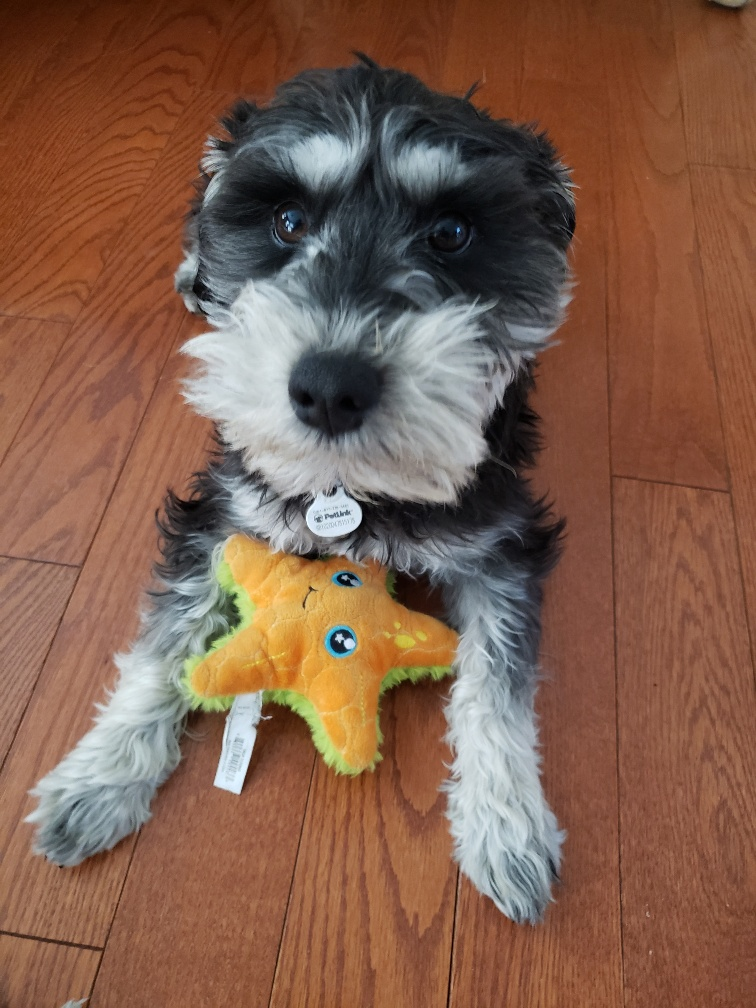
#> input picture Data/Dog.jpg, 756 x 1008 px, found by its file name; its folder holds 5 pictures in this run
$ jupyter execute NaiveBayes.ipynb
#> lines starting #> are read from the running program, lines starting #| are printed output that depends on the picture
[cell 1]
# This program is for the book "Digital Image Processing" by Dr. Mahmood Azimi-Sadjadi.
# Copyright Copyright (c) 2026 Yifan Yang and Dr. Mahmood Azimi-Sadjadi.
# Contact: mahmood.azimi-sadjadi@colostate.edu

[cell 2]
import numpy as np
from PIL import Image
from sklearn.naive_bayes import GaussianNB, CategoricalNB # Import CategoricalNB
from matplotlib import pyplot as plt
import numpy as np
from os import listdir
import os
import random
from matplotlib.colors import ListedColormap
from sklearn.cluster import MiniBatchKMeans

from google.colab import drive
drive.mount('/content/drive', force_remount=True)

colors = ['blue', 'cyan', 'orange', 'white', 'gray']
work_path = "/content/drive/MyDrive/DigitalImageProcessing/Chapter5/Data"


# Binning or vector quantization process
def bin_image_colors(img, n_colors=8):
    # Convert image to a NumPy array of pixels
    pixels = np.array(img).reshape(-1, 3)

    # Apply MiniBatchKMeans for faster clustering on large images
    kmeans = MiniBatchKMeans(n_clusters=n_colors, random_state=0, n_init=10)
    kmeans.fit(pixels)

    # Get the cluster centers (representative colors)
    binned_colors = kmeans.cluster_centers_.astype(int)

    # Replace each pixel's color with its corresponding cluster center color
    labels = kmeans.predict(pixels)
    binned_pixels = binned_colors[labels]

    # Reshape the binned pixels back to the original image dimensions
    binned_image_array = binned_pixels.reshape(img.size[1], img.size[0], 3)

    return binned_image_array


# Load image
image_path = work_path + "/Dog.jpg"
img = Image.open(image_path).convert("RGB")
#> img is the input picture: PIL image 756x1008 RGB; mean R, G, B 128.8, 94.2, 76
img_arr = bin_image_colors(img, n_colors=8)
#> in bin_image_colors, `binned_image_array = binned_pixels.reshape(img.size[1], img.size[0], 3)`:
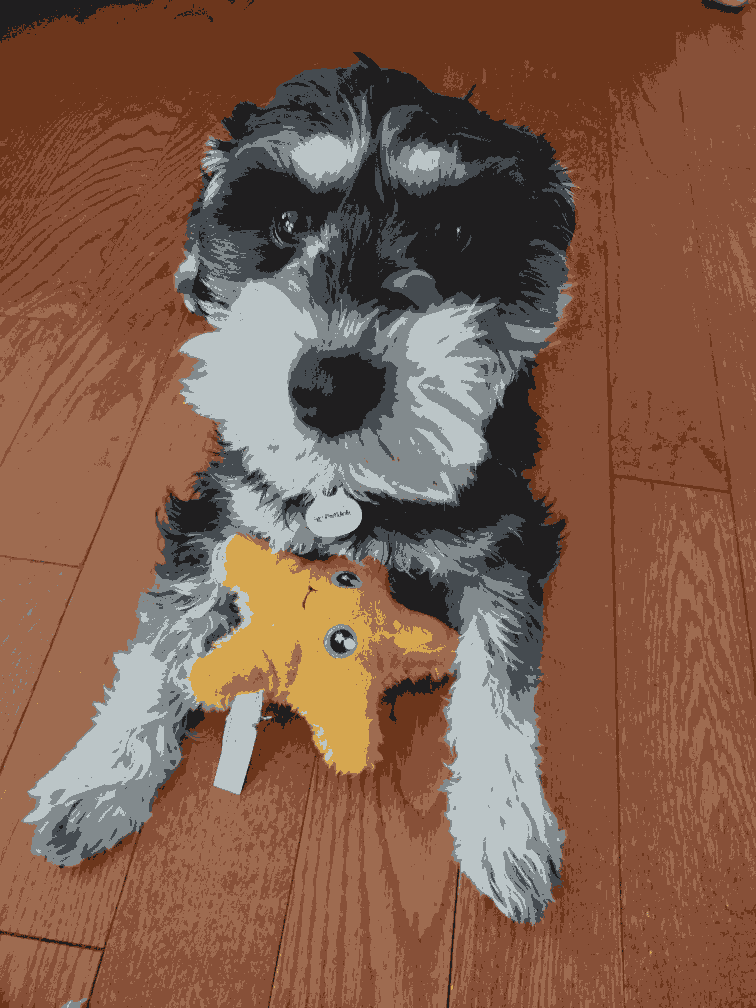
#> binned_image_array: shape (1008, 756, 3) int64; mean R, G, B 128, 93.4, 75.2


# Reshape into pixels
h, w, c = img_arr.shape
#> h = 1008; w = 756; c = 3
pixels = img_arr.reshape(-1, 3)

# -----------------------------
# Step 1: Create training labels
# -----------------------------
# Select dog (foreground) and floor (background) samples manually
# (here we just take rectangles for simplicity; you could refine)


floor_region1 = img_arr[150:200, 100:150]    # Example: part of floor
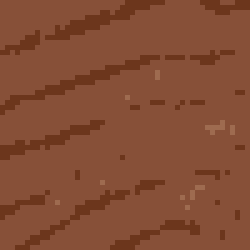
#> floor_region1: shape (50, 50, 3) int64 (shown 5 times larger); mean R, G, B 131.4, 76.6, 52.3
floor_region2 = img_arr[450:600, 50:100]    # Example: part of floor
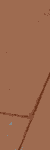
#> floor_region2: shape (150, 50, 3) int64; mean R, G, B 156.6, 105.5, 78.7
toy_region = img_arr[590:620, 320:350] # Example: part of toy
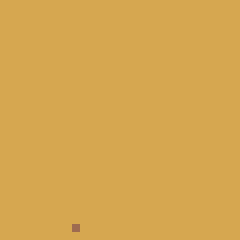
#> toy_region: shape (30, 30, 3) int64 (shown 8 times larger); mean R, G, B 213.9, 166.9, 80
white_hair_region = img_arr[300:450, 230:290] # Example: part of white dog hair
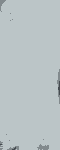
#> white_hair_region: shape (150, 60, 3) int64; mean R, G, B 185.6, 195.5, 197.6
black_hair_region = img_arr[200:300, 450:500] # Example: part of black dog hair
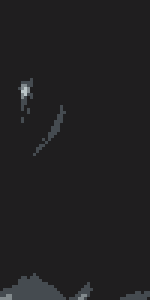
#> black_hair_region: shape (100, 50, 3) int64 (shown 3 times larger); mean R, G, B 33, 32.4, 33.5


# plot labels
plt.figure(figsize=(12,6))
plt.subplot(2,3,1)
plt.title("Floor Segment 1")
plt.imshow(floor_region1)
plt.subplot(2,3,2)
plt.title("Floor Segment2")
plt.imshow(floor_region2)
plt.subplot(2,3,3)
plt.title("Toy Segment")
plt.imshow(toy_region)
plt.subplot(2,3,4)
plt.title("White Hair Segment")
plt.imshow(white_hair_region)
plt.subplot(2,3,5)
plt.title("Black Hair Segment")
plt.imshow(black_hair_region)
# plt.show()


# reshape labels
floor_region1 = floor_region1.reshape(-1, 3)
#> floor_region1 = 2500 rows, first 8: [135, 80, 56], [135, 80, 56], [135, 80, 56], [135, 80, 56], [135, 80, 56], [135, 80, 56], [135, 80, 56], [135, 80, 56]
floor_region2 = floor_region2.reshape(-1, 3)
toy_region = toy_region.reshape(-1, 3)
#> toy_region = 900 rows, first 8: [214, 167, 80], [214, 167, 80], [214, 167, 80], [214, 167, 80], [214, 167, 80], [214, 167, 80], [214, 167, 80], [214, 167, 80]
white_hair_region = white_hair_region.reshape(-1, 3)
black_hair_region = black_hair_region.reshape(-1, 3)

# prepare data pairs
X_train = np.vstack([floor_region1, floor_region2, toy_region, white_hair_region, black_hair_region])
y_train = np.hstack([np.zeros(len(floor_region1)), np.ones(len(floor_region2)),  np.full(len(toy_region), 2),
                     np.full(len(white_hair_region), 3), np.full(len(black_hair_region), 4)])

# -----------------------------
# Step 2: Train Naive Bayes
# -----------------------------
clf = CategoricalNB()
clf.fit(X_train, y_train)

# -----------------------------
# Step 3: Predict labels for all pixels
# -----------------------------
y_pred = clf.predict(pixels)
segmented = y_pred.reshape(h, w)
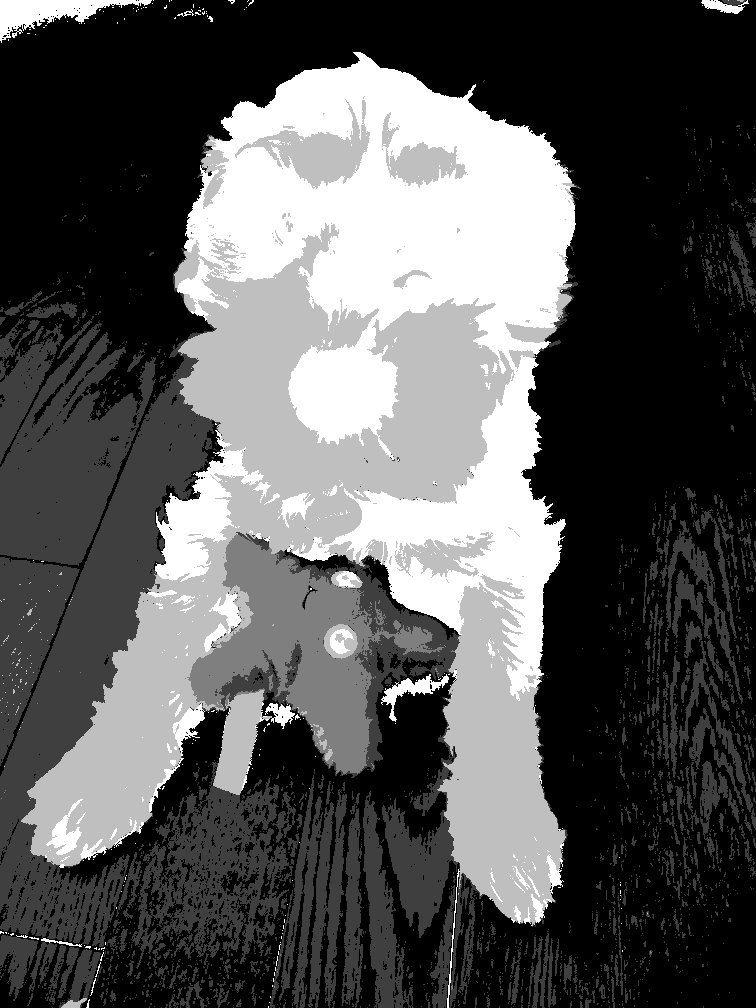
#> segmented: shape (1008, 756) float64; min 0, max 4, mean 1.36; drawn with min black and max white

# -----------------------------
# Step 4: Visualization
# -----------------------------
plt.figure(figsize=(12,6))
plt.subplot(1,2,1)
plt.title("Original Image")
plt.imshow(img)

#plt.subplot(1,2,2)
#plt.title("Binned Image")
#plt.imshow(img_arr)

plt.subplot(1,2,2)
plt.title("Categorical Naive Bayes Segmentation")
custom_cmap = ListedColormap(colors)
norm = plt.Normalize(0, 3)
plt.imshow(segmented, cmap=custom_cmap, vmin=0, vmax=4) # Added vmin and vmax for discrete colormap

cbar = plt.colorbar(ticks=[0, 1, 2, 3, 4]) # Added ticks to colorbar
cbar.set_ticklabels(["Floor1", "Floor2", "Toy", "White Hair", "Black Hair"])

plt.show()
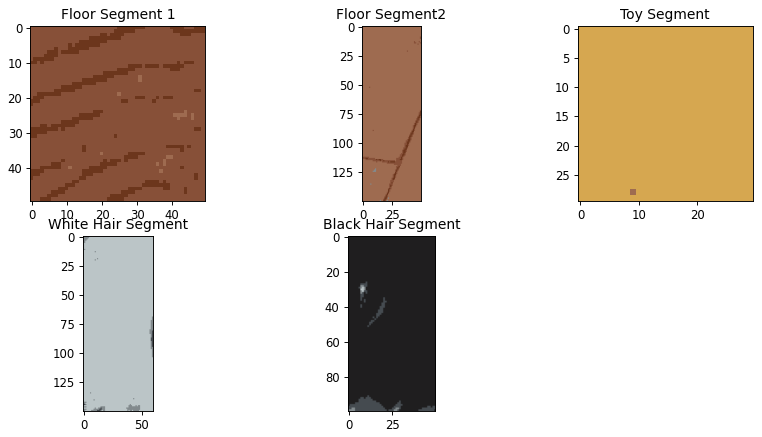
#> figure drawn by matplotlib, 5 panels
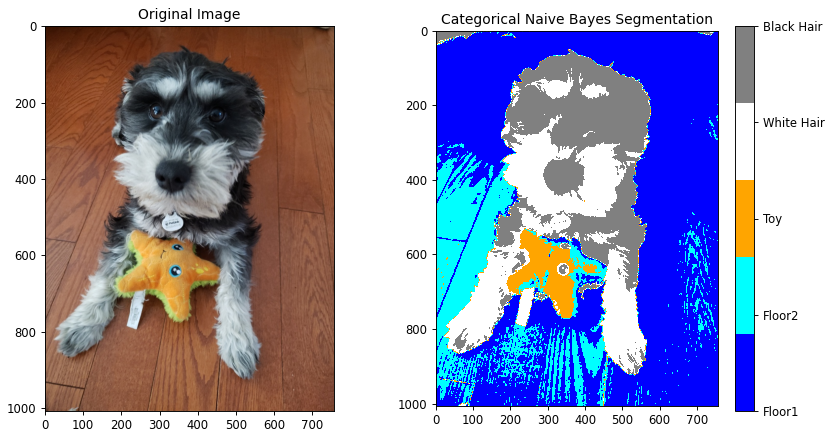
#> figure drawn by matplotlib, 3 panels
